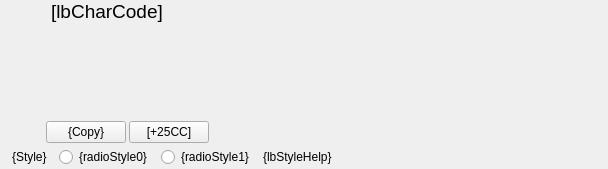
<?xml version="1.0" encoding="UTF-8"?>
<ui version="4.0">
 <class>WiShowcase</class>
 <widget class="QWidget" name="WiShowcase">
  <property name="geometry">
   <rect>
    <x>0</x>
    <y>0</y>
    <width>608</width>
    <height>169</height>
   </rect>
  </property>
  <property name="windowTitle">
   <string notr="true">Form</string>
  </property>
  <layout class="QVBoxLayout" name="verticalLayout" stretch="0,0">
   <property name="spacing">
    <number>0</number>
   </property>
   <property name="leftMargin">
    <number>0</number>
   </property>
   <property name="topMargin">
    <number>0</number>
   </property>
   <property name="rightMargin">
    <number>0</number>
   </property>
   <property name="bottomMargin">
    <number>0</number>
   </property>
   <item>
    <layout class="QHBoxLayout" name="horizontalLayout_2" stretch="0,0,1">
     <property name="spacing">
      <number>3</number>
     </property>
     <property name="bottomMargin">
      <number>2</number>
     </property>
     <item>
      <widget class="WiSample" name="wiSample" native="true">
       <property name="minimumSize">
        <size>
         <width>20</width>
         <height>0</height>
        </size>
       </property>
      </widget>
     </item>
     <item>
      <widget class="WiOsStyle" name="wiOsStyle" native="true">
       <property name="minimumSize">
        <size>
         <width>20</width>
         <height>0</height>
        </size>
       </property>
      </widget>
     </item>
     <item>
      <layout class="QVBoxLayout" name="verticalLayout_2">
       <item>
        <layout class="QHBoxLayout" name="horizontalLayout_10">
         <item>
          <widget class="QLabel" name="lbCharCode">
           <property name="font">
            <font>
             <pointsize>14</pointsize>
             <stylestrategy>PreferAntialias</stylestrategy>
            </font>
           </property>
           <property name="cursor">
            <cursorShape>IBeamCursor</cursorShape>
           </property>
           <property name="mouseTracking">
            <bool>true</bool>
           </property>
           <property name="styleSheet">
            <string notr="true">padding-right: 1px;
padding-bottom: 1px;</string>
           </property>
           <property name="text">
            <string notr="true">[lbCharCode]</string>
           </property>
           <property name="textInteractionFlags">
            <set>Qt::LinksAccessibleByMouse|Qt::TextSelectableByMouse</set>
           </property>
          </widget>
         </item>
         <item>
          <spacer name="horizontalSpacer_2">
           <property name="orientation">
            <enum>Qt::Horizontal</enum>
           </property>
           <property name="sizeHint" stdset="0">
            <size>
             <width>1</width>
             <height>5</height>
            </size>
           </property>
          </spacer>
         </item>
        </layout>
       </item>
       <item>
        <spacer name="verticalSpacer">
         <property name="orientation">
          <enum>Qt::Vertical</enum>
         </property>
         <property name="sizeHint" stdset="0">
          <size>
           <width>20</width>
           <height>5</height>
          </size>
         </property>
        </spacer>
       </item>
       <item>
        <layout class="QHBoxLayout" name="horizontalLayout_5">
         <item>
          <widget class="QPushButton" name="btCopy">
           <property name="text">
            <string>{Copy}</string>
           </property>
          </widget>
         </item>
         <item>
          <widget class="QPushButton" name="btCopyEx">
           <property name="sizePolicy">
            <sizepolicy hsizetype="Maximum" vsizetype="Fixed">
             <horstretch>0</horstretch>
             <verstretch>0</verstretch>
            </sizepolicy>
           </property>
           <property name="text">
            <string notr="true">[+25CC]</string>
           </property>
          </widget>
         </item>
         <item>
          <spacer name="horizontalSpacer">
           <property name="orientation">
            <enum>Qt::Horizontal</enum>
           </property>
           <property name="sizeHint" stdset="0">
            <size>
             <width>40</width>
             <height>20</height>
            </size>
           </property>
          </spacer>
         </item>
        </layout>
       </item>
      </layout>
     </item>
    </layout>
   </item>
   <item>
    <widget class="QWidget" name="wiGlyphStyle" native="true">
     <layout class="QHBoxLayout" name="horizontalLayout_9" stretch="0,0,0,0,0">
      <property name="spacing">
       <number>9</number>
      </property>
      <property name="leftMargin">
       <number>9</number>
      </property>
      <property name="topMargin">
       <number>2</number>
      </property>
      <property name="bottomMargin">
       <number>2</number>
      </property>
      <item>
       <widget class="QLabel" name="lbStyleSet">
        <property name="styleSheet">
         <string notr="true">padding-bottom: 1px;</string>
        </property>
        <property name="text">
         <string>{Style}</string>
        </property>
       </widget>
      </item>
      <item>
       <widget class="QRadioButton" name="radioStyle0">
        <property name="text">
         <string notr="true">{radioStyle0}</string>
        </property>
       </widget>
      </item>
      <item>
       <widget class="QRadioButton" name="radioStyle1">
        <property name="text">
         <string notr="true">{radioStyle1}</string>
        </property>
       </widget>
      </item>
      <item>
       <widget class="QLabel" name="lbStyleHelp">
        <property name="mouseTracking">
         <bool>true</bool>
        </property>
        <property name="text">
         <string notr="true">{lbStyleHelp}</string>
        </property>
       </widget>
      </item>
      <item>
       <spacer name="horizontalSpacer_7">
        <property name="orientation">
         <enum>Qt::Horizontal</enum>
        </property>
        <property name="sizeHint" stdset="0">
         <size>
          <width>40</width>
          <height>20</height>
         </size>
        </property>
       </spacer>
      </item>
     </layout>
    </widget>
   </item>
  </layout>
 </widget>
 <customwidgets>
  <customwidget>
   <class>WiSample</class>
   <extends>QWidget</extends>
   <header>WiSample.h</header>
   <container>1</container>
  </customwidget>
  <customwidget>
   <class>WiOsStyle</class>
   <extends>QWidget</extends>
   <header>WiOsStyle.h</header>
   <container>1</container>
  </customwidget>
 </customwidgets>
 <resources/>
 <connections/>
</ui>
